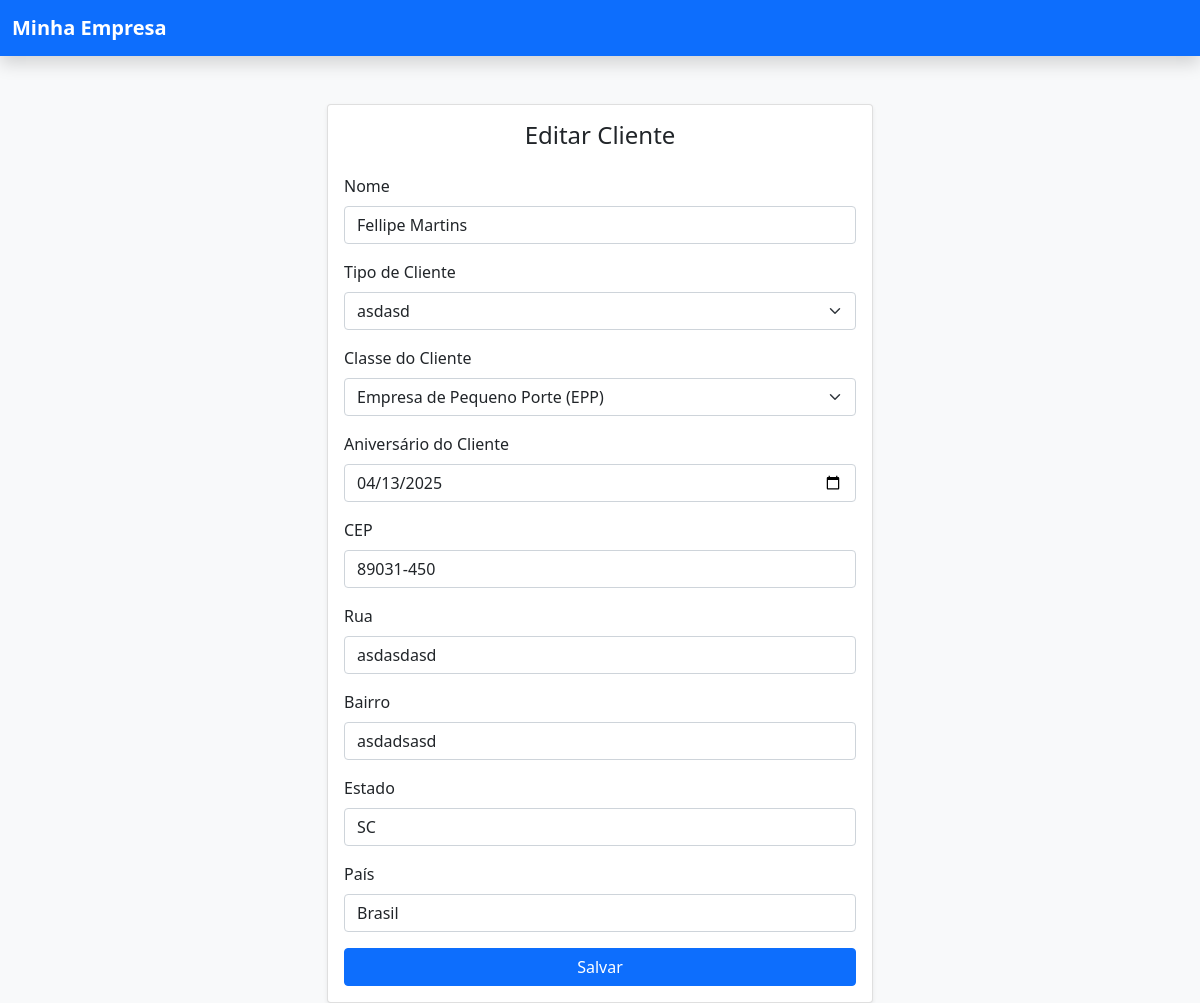
The page /Editar_Clientes/9/ on the database its author committed.
### Clientes/models.py (models this page shows)
class Endereco(models.Model):
    CEP = models.CharField(max_length=20)
    Rua = models.CharField(max_length=100)
    Bairro = models.CharField(max_length=100)
    Estado = models.CharField(max_length=100)
    Pais = models.CharField(max_length=100)
    class Meta:
        abstract = True

class Cliente(Endereco):
    Nome = models.CharField(max_length=150)
    Tipo_Cliente = models.ForeignKey(Tipo_Cliente,on_delete=models.CASCADE, related_name="Tipo")
    Classe_Cliente = models.ForeignKey(Classe_Cliente,on_delete=models.CASCADE, related_name="Classe")
    Data_Cadastro = models.DateField(default=now)
    Aniversario_Cliente = models.DateField()
    Ativo = models.BooleanField(default=True)

class Tipo_Cliente(models.Model):
    Descricao = models.CharField(max_length=255)

class Classe_Cliente(models.Model):
    Descricao = models.CharField(max_length=50)

### Clientes/views.py (the view)
# urls.py: path('Editar_Clientes/<int:Id>/', views.Editar_Clientes, name='Editar_Clientes'),
def Editar_Clientes(request, Id):
    cliente = get_object_or_404(Cliente.objects.prefetch_related('Tipo_Cliente', 'Classe_Cliente'), id=Id)
    tipos_cliente = Tipo_Cliente.objects.all()
    classes_cliente = Classe_Cliente.objects.all()
    return render(request, "Clientes/Editar_Clientes.html", {
        'cliente': cliente,
        'tipos_cliente': tipos_cliente,
        'classes_cliente': classes_cliente,
    })

### Clientes/templates/Clientes/Editar_Clientes.html (shortened to what this page needs)
<!DOCTYPE html>
<html lang="pt-br">
<head>
    <link href="https://cdn.jsdelivr.net/npm/bootstrap@5.1.3/dist/css/bootstrap.min.css" rel="stylesheet">
</head>
    {% include 'partials/HeaderBase.html' %}
<body class="bg-light">
    <div class="container mt-5">
        <div class="row justify-content-center">
            <div class="col-md-8 col-lg-6">
                <div class="card shadow-sm rounded-4">
                    <div class="card-body">
                        <h4 class="card-title mb-4 text-center">Editar Cliente</h4>
                        <form method="POST" action="{% url 'Salvar_Cliente_Editado' cliente.id %}">
                            <div class="mb-3">
                                <label for="Nome" class="form-label">Nome</label>
                                <input type="text" class="form-control" id="Nome" name="Nome" value="{{ cliente.Nome }}" required>
                            </div>
                            <div class="mb-3">
                                <label for="Tipo_Cliente" class="form-label">Tipo de Cliente</label>
                                <select class="form-select" id="Tipo_Cliente" name="Tipo_Cliente" required>
                                    {% for tipo_cliente in tipos_cliente %}
                                        <option value="{{ tipo_cliente.id }}" {% if tipo_cliente.id == cliente.Tipo_Cliente.id %}selected{% endif %}>
                                            {{ tipo_cliente.Descricao }}
                                        </option>
                                    {% endfor %}
                                </select>
                            </div>
                            <div class="mb-3">
                                <label for="Classe_Cliente" class="form-label">Classe do Cliente</label>
                                <select class="form-select" id="Classe_Cliente" name="Classe_Cliente" required>
                                    {% for classe_cliente in classes_cliente %}
                                        <option value="{{ classe_cliente.id }}" {% if classe_cliente.id == cliente.Classe_Cliente.id %}selected{% endif %}>
                                            {{ classe_cliente.Descricao }}
                                        </option>
                                    {% endfor %}
                                </select>
                            </div>
                            <div class="mb-3">
                                <label for="Aniversario_Cliente" class="form-label">Aniversário do Cliente</label>
                                <input type="date" class="form-control" id="Aniversario_Cliente" name="Aniversario_Cliente" value="{{ cliente.Aniversario_Cliente|date:'Y-m-d' }}" required>
                            </div>
                            <div class="mb-3">
                                <label for="CEP" class="form-label">CEP</label>
                                <input type="text" class="form-control" id="CEP" name="CEP" value="{{ cliente.CEP }}" required>
                            </div>
                            <div class="mb-3">
                                <label for="Rua" class="form-label">Rua</label>
                                <input type="text" class="form-control" id="Rua" name="Rua" value="{{ cliente.Rua }}" required>
                            </div>
                            <div class="mb-3">
                                <label for="Bairro" class="form-label">Bairro</label>
                                <input type="text" class="form-control" id="Bairro" name="Bairro" value="{{ cliente.Bairro }}" required>
                            </div>
                            <div class="mb-3">
                                <label for="Estado" class="form-label">Estado</label>
                                <input type="text" class="form-control" id="Estado" name="Estado" value="{{ cliente.Estado }}" required>
                            </div>
                            <div class="mb-3">
                                <label for="Pais" class="form-label">País</label>
                                <input type="text" class="form-control" id="Pais" name="Pais" value="{{ cliente.Pais }}" required>
                            </div>
                            <div class="d-grid">
                                <button type="submit" class="btn btn-primary">Salvar</button>
                            </div>
                        </form>
                    </div>
                </div>
            </div>
        </div>
    </div>
</body>
</html>

### rows shown on the page
Cliente: Nome "Fellipe Martins", Tipo_Cliente "asdasd", Classe_Cliente "Empresa de Pequeno Porte (EPP)", Aniversario_Cliente "04/13/2025", CEP "89031-450", Rua "asdasdasd", Bairro "asdadsasd", Estado "SC", Pais "Brasil"
